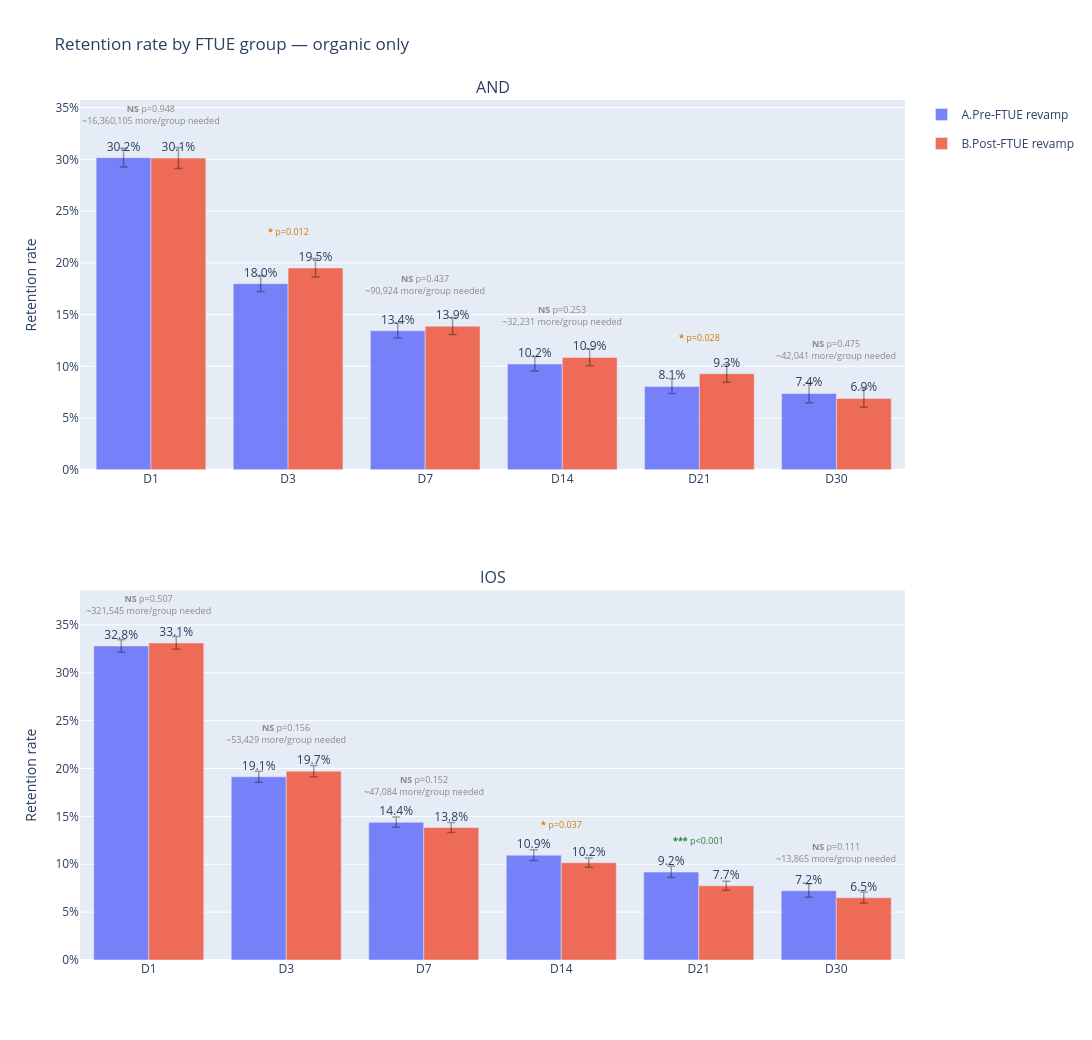

Write notebook code for a chart like this one.
### Markdown cell above
### Retention rate (Organics only)

### Code cell
# hide-output
# Bar chart: D1–D21 retention rates by FTUE group and platform (organic / non-attributed only)
# Each Dx is tested independently; small D21 organic cohorts annotated with users needed for significance
dummy = plot_retention_significance(
    retention_data_total_na,
    title='Retention rate by FTUE group — organic only',
)

### Figure 1 — Plotly figure (JSON) as saved in the notebook; plotly's stock layout.template omitted (floating-point values rounded to 4 significant figures)
{"data": [{"customdata": [[9904, 2988], [9371, 1686], [8531, 1147], [7126, 729], [5684, 458], [2888, 213]], "error_y": {"array": [0.009115, 0.007908, 0.007404, 0.007252, 0.007362, 0.01011], "arrayminus": [0.008961, 0.007645, 0.007075, 0.006823, 0.006796, 0.008977], "color": "rgba(0,0,0,0.35)", "thickness": 1.5, "type": "data", "visible": true, "width": 4}, "hovertemplate": "%{x}: %{y:.2%}<br>n=%{customdata[0]:,} | retained=%{customdata[1]:,}<extra>A.Pre-FTUE revamp</extra>", "legendgroup": "A.Pre-FTUE revamp", "marker": {"color": "rgba(99,110,250,0.85)"}, "name": "A.Pre-FTUE revamp", "showlegend": true, "text": ["30.2%", "18.0%", "13.4%", "10.2%", "8.1%", "7.4%"], "textposition": "outside", "type": "bar", "x": ["D1", "D3", "D7", "D14", "D21", "D30"], "xaxis": "x", "y": [0.3017, 0.1799, 0.1345, 0.1023, 0.08058, 0.07375], "yaxis": "y"}, {"customdata": [[8020, 2416], [7422, 1448], [6700, 930], [5610, 609], [4468, 415], [2959, 204]], "error_y": {"array": [0.01013, 0.009172, 0.008486, 0.00841, 0.008864, 0.009699], "arrayminus": [0.009944, 0.008857, 0.008072, 0.007874, 0.008165, 0.008581], "color": "rgba(0,0,0,0.35)", "thickness": 1.5, "type": "data", "visible": true, "width": 4}, "hovertemplate": "%{x}: %{y:.2%}<br>n=%{customdata[0]:,} | retained=%{customdata[1]:,}<extra>B.Post-FTUE revamp</extra>", "legendgroup": "B.Post-FTUE revamp", "marker": {"color": "rgba(239,85,59,0.85)"}, "name": "B.Post-FTUE revamp", "showlegend": true, "text": ["30.1%", "19.5%", "13.9%", "10.9%", "9.3%", "6.9%"], "textposition": "outside", "type": "bar", "x": ["D1", "D3", "D7", "D14", "D21", "D30"], "xaxis": "x", "y": [0.3012, 0.1951, 0.1388, 0.1086, 0.09288, 0.06894], "yaxis": "y"}, {"customdata": [[19597, 6427], [18615, 3562], [16536, 2378], [12158, 1331], [9150, 840], [5338, 386]], "error_y": {"array": [0.006606, 0.005714, 0.005431, 0.005674, 0.006089, 0.00726], "arrayminus": [0.006539, 0.005587, 0.005266, 0.005427, 0.005746, 0.006645], "color": "rgba(0,0,0,0.35)", "thickness": 1.5, "type": "data", "visible": true, "width": 4}, "hovertemplate": "%{x}: %{y:.2%}<br>n=%{customdata[0]:,} | retained=%{customdata[1]:,}<extra>A.Pre-FTUE revamp</extra>", "legendgroup": "A.Pre-FTUE revamp", "marker": {"color": "rgba(99,110,250,0.85)"}, "name": "A.Pre-FTUE revamp", "showlegend": false, "text": ["32.8%", "19.1%", "14.4%", "10.9%", "9.2%", "7.2%"], "textposition": "outside", "type": "bar", "x": ["D1", "D3", "D7", "D14", "D21", "D30"], "xaxis": "x2", "y": [0.328, 0.1914, 0.1438, 0.1095, 0.0918, 0.07231], "yaxis": "y2"}, {"customdata": [[18638, 6172], [18026, 3555], [16792, 2323], [14692, 1493], [12239, 948], [7314, 476]], "error_y": {"array": [0.006791, 0.005873, 0.005305, 0.00499, 0.00487, 0.005884], "arrayminus": [0.006721, 0.005744, 0.005139, 0.004782, 0.004604, 0.005428], "color": "rgba(0,0,0,0.35)", "thickness": 1.5, "type": "data", "visible": true, "width": 4}, "hovertemplate": "%{x}: %{y:.2%}<br>n=%{customdata[0]:,} | retained=%{customdata[1]:,}<extra>B.Post-FTUE revamp</extra>", "legendgroup": "B.Post-FTUE revamp", "marker": {"color": "rgba(239,85,59,0.85)"}, "name": "B.Post-FTUE revamp", "showlegend": false, "text": ["33.1%", "19.7%", "13.8%", "10.2%", "7.7%", "6.5%"], "textposition": "outside", "type": "bar", "x": ["D1", "D3", "D7", "D14", "D21", "D30"], "xaxis": "x2", "y": [0.3312, 0.1972, 0.1383, 0.1016, 0.07746, 0.06508], "yaxis": "y2"}], "layout": {"annotations": [{"font": {"size": 16}, "showarrow": false, "text": "AND", "x": 0.5, "xanchor": "center", "xref": "paper", "y": 1, "yanchor": "bottom", "yref": "paper"}, {"font": {"size": 16}, "showarrow": false, "text": "IOS", "x": 0.5, "xanchor": "center", "xref": "paper", "y": 0.43, "yanchor": "bottom", "yref": "paper"}, {"align": "center", "font": {"color": "#888888", "size": 9}, "showarrow": false, "text": "<b>NS</b> p=0.948<br>~16,360,105 more/group needed", "x": "D1", "xanchor": "center", "xref": "x", "y": 0.3294, "yanchor": "bottom", "yref": "y"}, {"align": "center", "font": {"color": "#d97706", "size": 9}, "showarrow": false, "text": "<b>*</b> p=0.012", "x": "D3", "xanchor": "center", "xref": "x", "y": 0.2223, "yanchor": "bottom", "yref": "y"}, {"align": "center", "font": {"color": "#888888", "size": 9}, "showarrow": false, "text": "<b>NS</b> p=0.437<br>~90,924 more/group needed", "x": "D7", "xanchor": "center", "xref": "x", "y": 0.1653, "yanchor": "bottom", "yref": "y"}, {"align": "center", "font": {"color": "#888888", "size": 9}, "showarrow": false, "text": "<b>NS</b> p=0.253<br>~32,231 more/group needed", "x": "D14", "xanchor": "center", "xref": "x", "y": 0.135, "yanchor": "bottom", "yref": "y"}, {"align": "center", "font": {"color": "#d97706", "size": 9}, "showarrow": false, "text": "<b>*</b> p=0.028", "x": "D21", "xanchor": "center", "xref": "x", "y": 0.1197, "yanchor": "bottom", "yref": "y"}, {"align": "center", "font": {"color": "#888888", "size": 9}, "showarrow": false, "text": "<b>NS</b> p=0.475<br>~42,041 more/group needed", "x": "D30", "xanchor": "center", "xref": "x", "y": 0.1019, "yanchor": "bottom", "yref": "y"}, {"align": "center", "font": {"color": "#888888", "size": 9}, "showarrow": false, "text": "<b>NS</b> p=0.507<br>~321,545 more/group needed", "x": "D1", "xanchor": "center", "xref": "x2", "y": 0.3559, "yanchor": "bottom", "yref": "y2"}, {"align": "center", "font": {"color": "#888888", "size": 9}, "showarrow": false, "text": "<b>NS</b> p=0.156<br>~53,429 more/group needed", "x": "D3", "xanchor": "center", "xref": "x2", "y": 0.2211, "yanchor": "bottom", "yref": "y2"}, {"align": "center", "font": {"color": "#888888", "size": 9}, "showarrow": false, "text": "<b>NS</b> p=0.152<br>~47,084 more/group needed", "x": "D7", "xanchor": "center", "xref": "x2", "y": 0.1672, "yanchor": "bottom", "yref": "y2"}, {"align": "center", "font": {"color": "#d97706", "size": 9}, "showarrow": false, "text": "<b>*</b> p=0.037", "x": "D14", "xanchor": "center", "xref": "x2", "y": 0.1331, "yanchor": "bottom", "yref": "y2"}, {"align": "center", "font": {"color": "#1a7f37", "size": 9}, "showarrow": false, "text": "<b>***</b> p<0.001", "x": "D21", "xanchor": "center", "xref": "x2", "y": 0.1159, "yanchor": "bottom", "yref": "y2"}, {"align": "center", "font": {"color": "#888888", "size": 9}, "showarrow": false, "text": "<b>NS</b> p=0.111<br>~13,865 more/group needed", "x": "D30", "xanchor": "center", "xref": "x2", "y": 0.09757, "yanchor": "bottom", "yref": "y2"}], "barmode": "group", "height": 1040, "title": {"text": "Retention rate by FTUE group — organic only"}, "uniformtext": {"minsize": 7, "mode": "hide"}, "width": 1200, "xaxis": {"anchor": "y", "categoryarray": ["D1", "D3", "D7", "D14", "D21", "D30"], "categoryorder": "array", "domain": [0, 1]}, "xaxis2": {"anchor": "y2", "categoryarray": ["D1", "D3", "D7", "D14", "D21", "D30"], "categoryorder": "array", "domain": [0, 1]}, "yaxis": {"anchor": "x", "domain": [0.57, 1], "tickformat": ".0%", "title": {"text": "Retention rate"}}, "yaxis2": {"anchor": "x2", "domain": [0, 0.43], "tickformat": ".0%", "title": {"text": "Retention rate"}}}}
